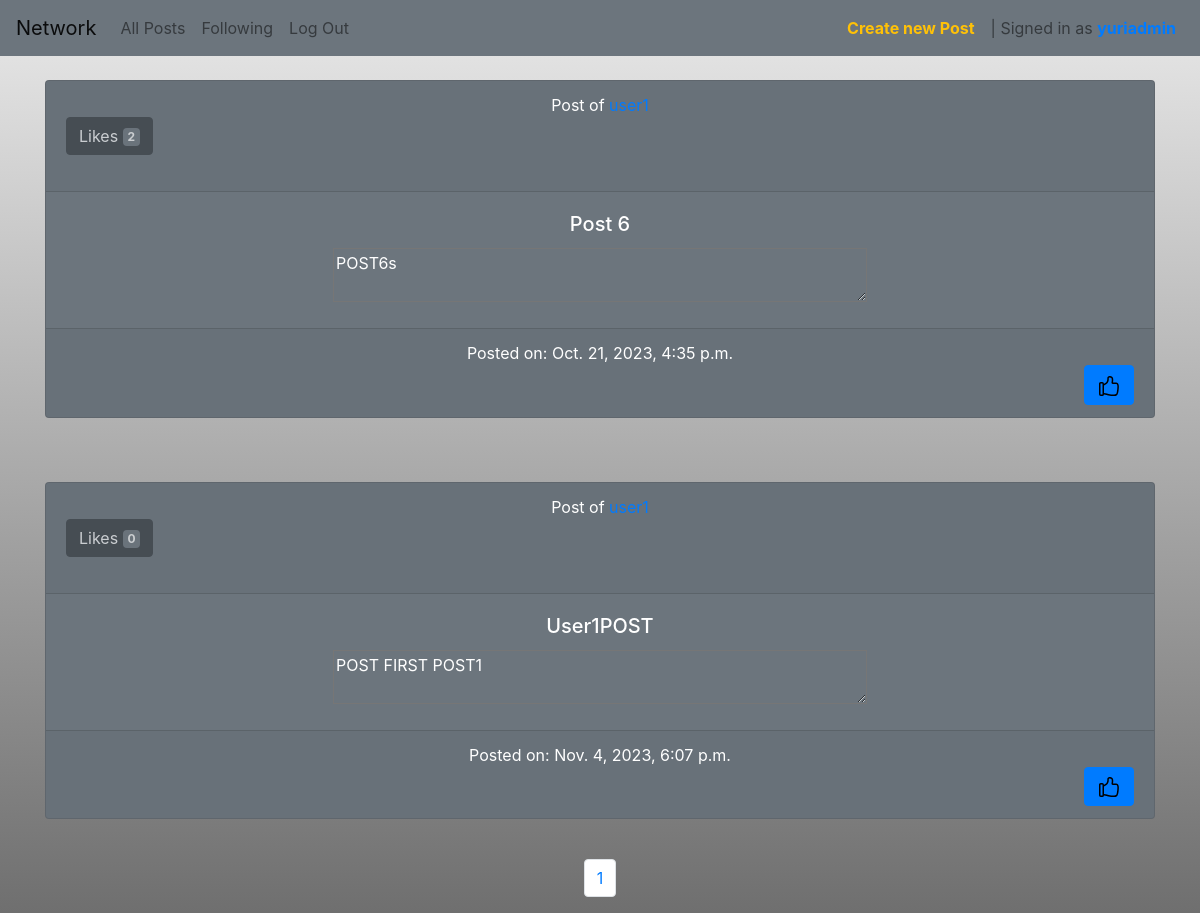
The page /followingPosts (signed in) on the database its author committed.
### network/models.py (models this page shows, shortened)
class Post(models.Model):
    id = models.AutoField(primary_key=True)
    title = models.CharField(max_length=24)
    content = models.CharField(max_length=64)
    timestamp = models.DateTimeField(blank=True, null=True)
    user = models.ForeignKey(User, on_delete=models.CASCADE, related_name='owner')
    likes = models.IntegerField(blank=True, null=True)
    pass

### network/views.py (the view)
# urls.py: path("followingPosts", views.followingPosts, name="followingPosts")
@login_required
def followingPosts(request):
    followedUsers = Follow.objects.filter(follower=request.user.pk)
    filteredPosts = []
    for user in followedUsers:
        try:
            posts = Post.objects.filter(user=user.following)
            if len(posts) > 1:
                for post in posts:
                    filteredPosts.append(post)
            else:
                if posts:
                    filteredPosts.append(posts)
        except Post.DoesNotExist:
            pass
    if not filteredPosts:
        filteredPosts = 0
    paginator = Paginator(posts, 10)
    page_number = request.GET.get('page')
    page_posts = paginator.get_page(page_number)
    return render(request, "network/followingPosts.html", {
                "username": request.user,
                'page_posts': list(reversed(page_posts.object_list)),
                "pageIterator": range(1,page_posts.paginator.num_pages + 1),
                "filteredPosts": filteredPosts
            })

### network/templates/network/followingPosts.html (shortened to what this page needs)
{% extends "network/layout.html" %}
{% block body %}
{% load static %}
<div class="container justify-content-center text-center">
{% if filteredPosts|length > 0 %}
{% for post in filteredPosts %}
<br>
<div id=card{{post.id}} class="card text-white bg-secondary bg-gradient mb-3 justify-content-center text-center">
    <div class="card-header">
      Post of <a class="text-black" href="{% url 'profilepage' post.user username %}">{{ post.user }}</a>
      <div class="text-left">
        <button type="button" class="btn btn-dark" disabled>
          Likes <span class="badge badge-secondary">{{ post.likes }}
          </span>
        </button>
    </div><br>
    </div>
    <div class="card-body">
      <h5 class="card-title">{{ post.title }}</h5>
      <textarea id="cardcontent{{post.id}}" class="card-text text-white bg-secondary bg-gradient" cols="50" readonly>{{ post.content }}</textarea>
    </div>
    <div class="card-footer text-white">
      Posted on: {{ post.timestamp }}
      {% if post.id in likedPosts %}
        <form id="dislikeForm" method="POST" action="{% url 'dislikepost' %}">
          {% csrf_token %}
          <div class="text-right"><button class="btn btn-danger"><img class="card-img-top justify-content-center" src="{% static 'images/thumbsdown.svg' %}" alt="Listing Image" id="img"></button></div>
          <input type="hidden" name="postid" value="{{ post.id }}">
        </form>
      {% else %}
        <form id="likeForm" method="POST" action="{% url 'likepost' %}">
          <div class="text-right"><button type="submit" class="btn btn-primary"><img class="card-img-top justify-content-center" src="{% static 'images/thumbsup.svg' %}" alt="Listing Image" id="img"></button></div>
        </form>
      {% endif %}
    </div></div><br>
{% endfor %}
{% else %}
<div class="card-body">
    <h5 class="card-title card-text text-white bg-secondary bg-gradient">NO POSTS</h5>
</div>
{% endif %}
</div>
<div class="row justify-content-center"><br>
<nav aria-label="Page navigation example">
  <ul class="pagination justify-content-end">
    {% for i in pageIterator %}
    <li class="page-item"><a class="page-link" id="activePage" onclick="event.preventDefault(); document.getElementById('activePage')[0].classList.add('active');" href="?page={{i}}">{{ i }}</a></li>
    {% endfor %}
  </ul>
</nav>
</div>
{% endblock %}

### network/static/network/styles.css (style rules this page uses)
body { background: linear-gradient(0deg, rgba(111,111,111,1) 0%, rgba(233,233,233,1) 100%); height: 100%; margin: 0; background-repeat: no-repeat; background-attachment: fixed; }
html { height: 100%; }

### rows shown on the page
Post: likes "2", title "Post 6", id "POST6s", timestamp "Oct. 21, 2023, 4:35 p.m."
Post: likes "0", title "User1POST", id "POST FIRST POST1", timestamp "Nov. 4, 2023, 6:07 p.m."

### other values the page prints
{{ i }} "1"
